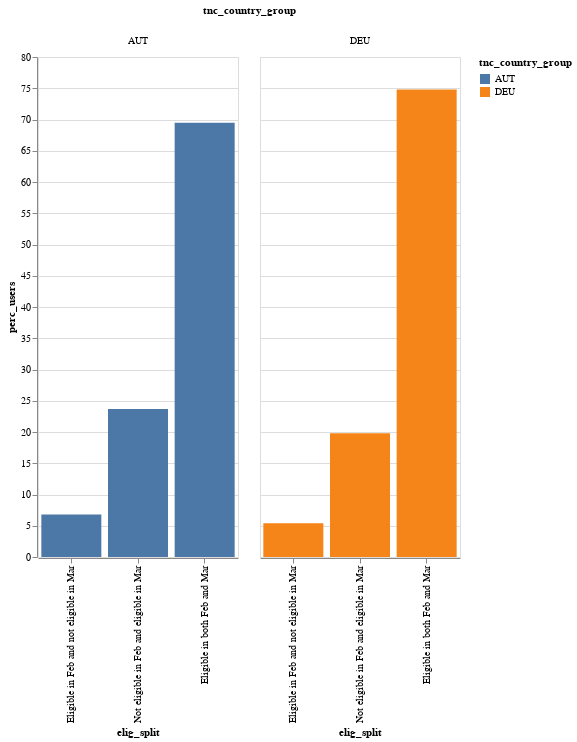

Notebook code cell kept with this figure:
### Markdown cell above
### Overdraft Eligible MAUs Split
We can see that for both Austria and Germany, the bulk of users were eligible for the overdraft product both in February and March. Only a small percentage lost eligibility between these 2 months (6.8% in Austria and 5.4% in Germany).

### Code cell
af.column_multi(
    elig_maus_df[elig_maus_df["label"] == "Overdraft Eligible Users"],
    "tnc_country_group",
    "elig_split",
    "perc_users",
    "tnc_country_group",
    200,
    500,
    "y",
)

### Figure 1 — Vega-Lite specification as saved in the notebook (floating-point values rounded to 4 significant figures)
{"config": {"view": {"continuousWidth": 400, "continuousHeight": 300}}, "data": {"name": "data-8bddce0df22029b5d7d23f29dfa6e26a"}, "mark": "bar", "encoding": {"color": {"field": "tnc_country_group", "type": "nominal"}, "column": {"field": "tnc_country_group", "type": "nominal"}, "tooltip": {"field": "perc_users", "type": "quantitative"}, "x": {"field": "elig_split", "sort": "y", "type": "nominal"}, "y": {"field": "perc_users", "type": "quantitative"}}, "height": 500, "width": 200, "$schema": "https://vega.github.io/schema/vega-lite/v4.17.0.json", "datasets": {"data-8bddce0df22029b5d7d23f29dfa6e26a": [{"label": "Overdraft Eligible Users", "tnc_country_group": "AUT       ", "elig_split": "Eligible in Feb and not eligible in Mar", "n_users": 4824, "perc_users": 6.8}, {"label": "Overdraft Eligible Users", "tnc_country_group": "AUT       ", "elig_split": "Eligible in both Feb and Mar", "n_users": 49399, "perc_users": 69.5}, {"label": "Overdraft Eligible Users", "tnc_country_group": "AUT       ", "elig_split": "Not eligible in Feb and eligible in Mar", "n_users": 16817, "perc_users": 23.7}, {"label": "Overdraft Eligible Users", "tnc_country_group": "DEU       ", "elig_split": "Eligible in Feb and not eligible in Mar", "n_users": 33319, "perc_users": 5.4}, {"label": "Overdraft Eligible Users", "tnc_country_group": "DEU       ", "elig_split": "Eligible in both Feb and Mar", "n_users": 463507, "perc_users": 74.8}, {"label": "Overdraft Eligible Users", "tnc_country_group": "DEU       ", "elig_split": "Not eligible in Feb and eligible in Mar", "n_users": 122534, "perc_users": 19.8}]}}
